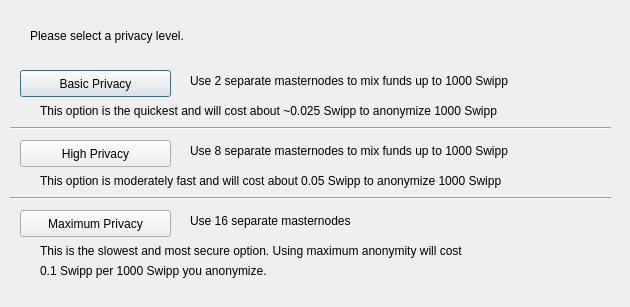
<?xml version="1.0" encoding="UTF-8"?>
<ui version="4.0">
 <class>DarksendConfig</class>
 <widget class="QDialog" name="DarksendConfig">
  <property name="geometry">
   <rect>
    <x>0</x>
    <y>0</y>
    <width>630</width>
    <height>307</height>
   </rect>
  </property>
  <property name="windowTitle">
   <string>Configure Darksend</string>
  </property>
  <widget class="QPushButton" name="buttonBasic">
   <property name="geometry">
    <rect>
     <x>20</x>
     <y>70</y>
     <width>151</width>
     <height>27</height>
    </rect>
   </property>
   <property name="text">
    <string>Basic Privacy</string>
   </property>
  </widget>
  <widget class="QPushButton" name="buttonHigh">
   <property name="geometry">
    <rect>
     <x>20</x>
     <y>140</y>
     <width>151</width>
     <height>27</height>
    </rect>
   </property>
   <property name="text">
    <string>High Privacy</string>
   </property>
  </widget>
  <widget class="QPushButton" name="buttonMax">
   <property name="geometry">
    <rect>
     <x>20</x>
     <y>210</y>
     <width>151</width>
     <height>27</height>
    </rect>
   </property>
   <property name="text">
    <string>Maximum Privacy</string>
   </property>
  </widget>
  <widget class="QLabel" name="label">
   <property name="geometry">
    <rect>
     <x>30</x>
     <y>20</y>
     <width>571</width>
     <height>31</height>
    </rect>
   </property>
   <property name="text">
    <string>Please select a privacy level.</string>
   </property>
  </widget>
  <widget class="QLabel" name="label_2">
   <property name="geometry">
    <rect>
     <x>190</x>
     <y>70</y>
     <width>421</width>
     <height>21</height>
    </rect>
   </property>
   <property name="text">
    <string>Use 2 separate masternodes to mix funds up to 1000 Swipp</string>
   </property>
  </widget>
  <widget class="QLabel" name="label_3">
   <property name="geometry">
    <rect>
     <x>190</x>
     <y>140</y>
     <width>411</width>
     <height>21</height>
    </rect>
   </property>
   <property name="text">
    <string>Use 8 separate masternodes to mix funds up to 1000 Swipp</string>
   </property>
  </widget>
  <widget class="QLabel" name="label_4">
   <property name="geometry">
    <rect>
     <x>190</x>
     <y>210</y>
     <width>421</width>
     <height>21</height>
    </rect>
   </property>
   <property name="text">
    <string>Use 16 separate masternodes</string>
   </property>
  </widget>
  <widget class="QLabel" name="label_6">
   <property name="geometry">
    <rect>
     <x>40</x>
     <y>100</y>
     <width>561</width>
     <height>21</height>
    </rect>
   </property>
   <property name="text">
    <string>This option is the quickest and will cost about ~0.025 Swipp to anonymize 1000 Swipp</string>
   </property>
  </widget>
  <widget class="QLabel" name="label_7">
   <property name="geometry">
    <rect>
     <x>40</x>
     <y>170</y>
     <width>561</width>
     <height>21</height>
    </rect>
   </property>
   <property name="text">
    <string>This option is moderately fast and will cost about 0.05 Swipp to anonymize 1000 Swipp</string>
   </property>
  </widget>
  <widget class="QLabel" name="label_8">
   <property name="geometry">
    <rect>
     <x>40</x>
     <y>240</y>
     <width>561</width>
     <height>21</height>
    </rect>
   </property>
   <property name="text">
    <string>This is the slowest and most secure option. Using maximum anonymity will cost</string>
   </property>
  </widget>
  <widget class="QLabel" name="label_9">
   <property name="geometry">
    <rect>
     <x>40</x>
     <y>260</y>
     <width>561</width>
     <height>21</height>
    </rect>
   </property>
   <property name="text">
    <string>0.1 Swipp per 1000 Swipp you anonymize.</string>
   </property>
  </widget>
  <widget class="Line" name="line">
   <property name="geometry">
    <rect>
     <x>10</x>
     <y>120</y>
     <width>601</width>
     <height>16</height>
    </rect>
   </property>
   <property name="orientation">
    <enum>Qt::Horizontal</enum>
   </property>
  </widget>
  <widget class="Line" name="line_2">
   <property name="geometry">
    <rect>
     <x>10</x>
     <y>190</y>
     <width>601</width>
     <height>16</height>
    </rect>
   </property>
   <property name="orientation">
    <enum>Qt::Horizontal</enum>
   </property>
  </widget>
 </widget>
 <resources/>
 <connections/>
</ui>
